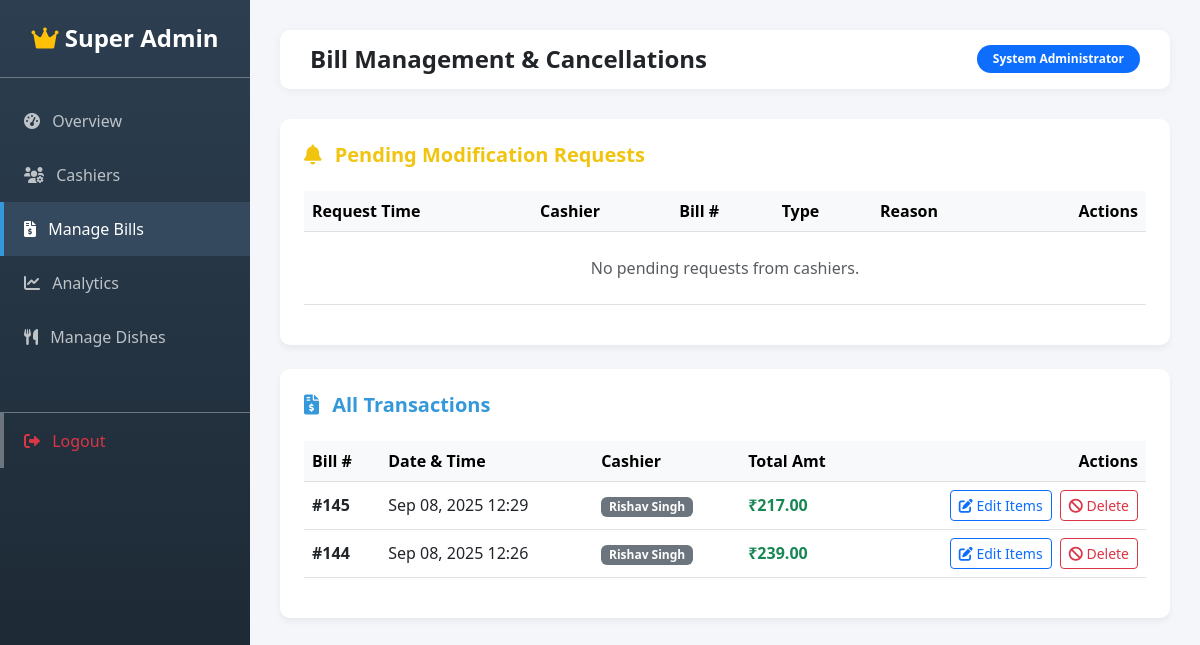
The page /admin_app/bills/ (signed in) on the database as committed earlier.
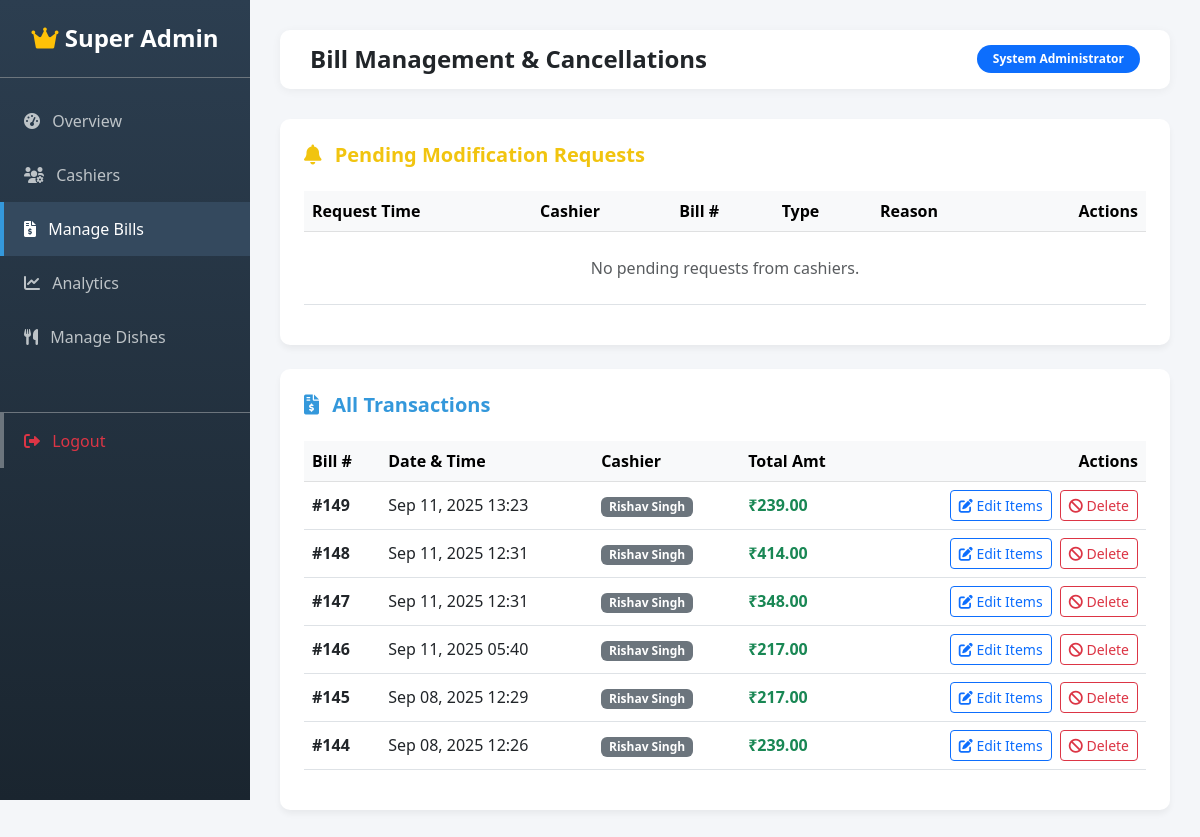
The same page on the database as committed later.
### Billing/models.py (models this page shows, shortened)
class Bill(models.Model):
    cashier_name = models.ForeignKey(Cashier, on_delete=models.SET_NULL, null=True, blank=True)
    subtotal = models.FloatField()
    taxAmt=models.FloatField(null=True , blank=True)
    bill_date = models.DateTimeField(auto_now_add=True)
    items = models.ManyToManyField(Dishes, through='BillItem')

class Cashier(models.Model):
    ch = [("Day","Day"), ("Night", "Night")]
    chashier_name = models.CharField(max_length=100)
    shift = models.CharField(choices=ch, max_length=50)
    email = models.EmailField(max_length=150, unique=True,null=False,blank=False )
    password = models.CharField(max_length=128, null=False, blank=False)

### Admin/views.py (the view)
# urls.py: path('bills/', views.manage_bills, name='manage_bills'),
@user_passes_test(is_super_admin, login_url='/admin/login/')
def manage_bills(request):
    bills = Bill.objects.all().order_by('-bill_date')
    pending_requests = ModificationRequest.objects.filter(status='Pending').order_by('-created_at')
    return render(request, 'admin_app/manage_bills.html', {'bills': bills, 'pending_requests': pending_requests})

### Admin/views.py (called while the page is built)
def is_super_admin(user):
    return user.is_superuser

### templates/admin_app/manage_bills.html (shortened to what this page needs)
{% extends "admin_app/base.html" %}
{% block header %}Bill Management & Cancellations{% endblock %}
{% block content %}
<div class="card admin-card p-4 mb-4">
    <div class="d-flex justify-content-between align-items-center mb-4">
        <h5 class="mb-0 fw-bold theme-warning"><i class="fas fa-bell me-2"></i> Pending Modification Requests</h5>
    </div>
    <div class="table-responsive">
        <table class="table table-hover align-middle">
            <thead class="table-light">
                <tr>
                    <th>Request Time</th>
                    <th>Cashier</th>
                    <th>Bill #</th>
                    <th>Type</th>
                    <th>Reason</th>
                    <th class="text-end">Actions</th>
                </tr>
            </thead>
            <tbody>
                {% for req in pending_requests %}
                <tr>
                    <td>{{ req.created_at|date:"M d, H:i" }}</td>
                    <td><strong>{{ req.cashier.chashier_name }}</strong></td>
                    <td><span class="badge bg-secondary">#{{ req.bill.id }}</span></td>
                    <td>
                        {% if req.request_type == 'Delete' %}
                        <span class="badge bg-danger">Delete</span>
                        {% else %}
                        <span class="badge bg-warning text-dark">Modify</span>
                        {% endif %}
                    </td>
                    <td><small class="text-muted">{{ req.reason }}</small></td>
                    <td class="text-end">
                        <a href="{% url 'handle_request' req.id 'approve' %}" class="btn btn-sm btn-success me-1">Approve</a>
                        <a href="{% url 'handle_request' req.id 'reject' %}" class="btn btn-sm btn-danger">Reject</a>
                    </td>
                </tr>
                {% empty %}
                <tr>
                    <td colspan="6" class="text-center py-4 text-muted">No pending requests from cashiers.</td>
                </tr>
                {% endfor %}
            </tbody>
        </table>
    </div>
</div>
<div class="card admin-card p-4">
    <div class="d-flex justify-content-between align-items-center mb-4">
        <h5 class="mb-0 fw-bold theme-primary"><i class="fas fa-file-invoice-dollar me-2"></i> All Transactions</h5>
    </div>
    <div class="table-responsive">
        <table class="table table-hover align-middle">
            <thead class="table-light">
                <tr>
                    <th>Bill #</th>
                    <th>Date & Time</th>
                    <th>Cashier</th>
                    <th>Total Amt</th>
                    <th class="text-end">Actions</th>
                </tr>
            </thead>
            <tbody>
                {% for bill in bills %}
                <tr>
                    <td><strong>#{{ bill.id }}</strong></td>
                    <td>{{ bill.bill_date|date:"M d, Y H:i" }}</td>
                    <td><span class="badge bg-secondary">{{ bill.cashier_name.chashier_name|default:"Unknown" }}</span></td>
                    <td class="text-success fw-bold">₹{{ bill.subtotal|add:bill.taxAmt|floatformat:2 }}</td>
                    <td class="text-end">
                        <a href="{% url 'edit_bill' bill.id %}" class="btn btn-sm btn-outline-primary me-1">
                            <i class="fas fa-edit"></i> Edit Items
                        </a>
                        <a href="{% url 'delete_bill' bill.id %}" class="btn btn-sm btn-outline-danger">
                            <i class="fas fa-ban"></i> Delete
                        </a>
                    </td>
                </tr>
                {% empty %}
                <tr>
                    <td colspan="5" class="text-center py-5 text-muted">No bills generated yet.</td>
                </tr>
                {% endfor %}
            </tbody>
        </table>
    </div>
</div>
{% endblock %}

### templates/admin_app/base.html (shortened to what this page needs)
<!DOCTYPE html>
<html lang="en">
<head>
    <link href="https://cdn.jsdelivr.net/npm/bootstrap@5.3.0/dist/css/bootstrap.min.css" rel="stylesheet">
    <link rel="stylesheet" href="https://cdnjs.cloudflare.com/ajax/libs/font-awesome/6.0.0/css/all.min.css">
</head>
<body>
    <div class="d-flex">
        <div class="admin-sidebar">
            <h4 class="text-center py-4 mb-0 fw-bold border-bottom border-secondary">
                <i class="fas fa-crown text-warning"></i> Super Admin
            </h4>
            <div class="mt-3">
                <a href="{% url 'admin_dashboard' %}" class="{% if request.resolver_match.url_name == 'admin_dashboard' %}active{% endif %}">
                    <i class="fas fa-tachometer-alt me-2"></i> Overview
                </a>
                <a href="{% url 'manage_cashiers' %}" class="{% if 'cashier' in request.resolver_match.url_name %}active{% endif %}">
                    <i class="fas fa-users-cog me-2"></i> Cashiers
                </a>
                <a href="{% url 'manage_bills' %}" class="{% if 'bill' in request.resolver_match.url_name %}active{% endif %}">
                    <i class="fas fa-file-invoice-dollar me-2"></i> Manage Bills
                </a>
                <a href="{% url 'analytics' %}" class="{% if request.resolver_match.url_name == 'analytics' %}active{% endif %}">
                    <i class="fas fa-chart-line me-2"></i> Analytics
                </a>
                <a href="{% url 'dishes' %}" target="_blank">
                    <i class="fas fa-utensils me-2"></i> Manage Dishes
                </a>
                <a href="{% url 'admin_logout' %}" class="mt-5 text-danger border-top border-secondary pt-3">
                    <i class="fas fa-sign-out-alt me-2"></i> Logout
                </a>
            </div>
        </div>
        <div class="main-content flex-grow-1">
            <div class="navbar-admin d-flex justify-content-between align-items-center">
                <h4 class="mb-0 fw-bold text-dark">{% block header %}Dashboard{% endblock %}</h4>
                <div class="user-profile">
                    <span class="badge bg-primary rounded-pill px-3 py-2">System Administrator</span>
                </div>
            </div>
            {% block content %}{% endblock %}
        </div>
    </div>
</body>
</html>

### templates/admin_app/base.html (style rules this page uses)
body { background-color: #f4f6f9; font-family: 'Segoe UI', Tahoma, Geneva, Verdana, sans-serif; color: #333; }
.admin-sidebar { width: 250px; background: linear-gradient(180deg, #2c3e50 0%, #1a252f 100%); min-height: 100vh; color: white; position: fixed; }
.admin-sidebar a { color: #bdc3c7; text-decoration: none; padding: 15px 20px; display: block; transition: all 0.3s; border-left: 4px solid transparent; }
.admin-sidebar a:hover, .admin-sidebar a.active { background-color: #34495e; color: #fff; border-left: 4px solid #3498db; }
.main-content { margin-left: 250px; padding: 30px; }
.admin-card { border: none; border-radius: 10px; box-shadow: 0 4px 6px rgba(0,0,0,0.05); transition: transform 0.3s; }
.navbar-admin { background: white; box-shadow: 0 2px 10px rgba(0,0,0,0.05); padding: 15px 30px; margin-bottom: 30px; border-radius: 10px; }
.theme-primary { color: #3498db; }
.theme-warning { color: #f1c40f; }

Rows that differ between the two databases and show on the page:
added Bill: id "149", bill_date "Sep 11, 2025 13:23", cashier_name.chashier_name "Rishav Singh", subtotal|add "239.00"
added Bill: id "148", bill_date "Sep 11, 2025 12:31", cashier_name.chashier_name "Rishav Singh", subtotal|add "414.00"
added Bill: id "147", bill_date "Sep 11, 2025 12:31", cashier_name.chashier_name "Rishav Singh", subtotal|add "348.00"
added Bill: id "146", bill_date "Sep 11, 2025 05:40", cashier_name.chashier_name "Rishav Singh", subtotal|add "217.00"
